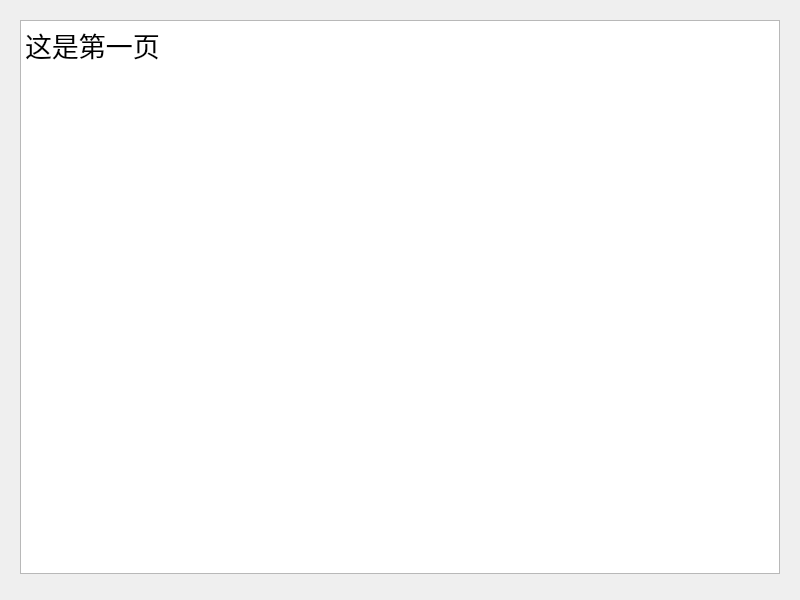
<?xml version="1.0" encoding="UTF-8"?>
<ui version="4.0">
 <class>Widget</class>
 <widget class="QWidget" name="Widget">
  <property name="geometry">
   <rect>
    <x>0</x>
    <y>0</y>
    <width>800</width>
    <height>600</height>
   </rect>
  </property>
  <property name="windowTitle">
   <string>Widget</string>
  </property>
  <layout class="QVBoxLayout" name="verticalLayout">
   <item>
    <widget class="QStackedWidget" name="stackedWidget">
     <widget class="QWidget" name="page">
      <layout class="QVBoxLayout" name="verticalLayout_2">
       <item>
        <widget class="QTextBrowser" name="textBrowser">
         <property name="html">
          <string>&lt;!DOCTYPE HTML PUBLIC &quot;-//W3C//DTD HTML 4.0//EN&quot; &quot;http://www.w3.org/TR/REC-html40/strict.dtd&quot;&gt;
&lt;html&gt;&lt;head&gt;&lt;meta name=&quot;qrichtext&quot; content=&quot;1&quot; /&gt;&lt;meta charset=&quot;utf-8&quot; /&gt;&lt;style type=&quot;text/css&quot;&gt;
p, li { white-space: pre-wrap; }
hr { height: 1px; border-width: 0; }
li.unchecked::marker { content: &quot;\2610&quot;; }
li.checked::marker { content: &quot;\2612&quot;; }
&lt;/style&gt;&lt;/head&gt;&lt;body style=&quot; font-family:'Microsoft YaHei UI'; font-size:9pt; font-weight:400; font-style:normal;&quot;&gt;
&lt;p style=&quot; margin-top:0px; margin-bottom:0px; margin-left:0px; margin-right:0px; -qt-block-indent:0; text-indent:0px;&quot;&gt;&lt;span style=&quot; font-size:20pt;&quot;&gt;这是第一页&lt;/span&gt;&lt;/p&gt;&lt;/body&gt;&lt;/html&gt;</string>
         </property>
        </widget>
       </item>
      </layout>
     </widget>
     <widget class="QWidget" name="page_2">
      <layout class="QVBoxLayout" name="verticalLayout_3">
       <item>
        <widget class="QTextBrowser" name="textBrowser_2">
         <property name="html">
          <string>&lt;!DOCTYPE HTML PUBLIC &quot;-//W3C//DTD HTML 4.0//EN&quot; &quot;http://www.w3.org/TR/REC-html40/strict.dtd&quot;&gt;
&lt;html&gt;&lt;head&gt;&lt;meta name=&quot;qrichtext&quot; content=&quot;1&quot; /&gt;&lt;meta charset=&quot;utf-8&quot; /&gt;&lt;style type=&quot;text/css&quot;&gt;
p, li { white-space: pre-wrap; }
hr { height: 1px; border-width: 0; }
li.unchecked::marker { content: &quot;\2610&quot;; }
li.checked::marker { content: &quot;\2612&quot;; }
&lt;/style&gt;&lt;/head&gt;&lt;body style=&quot; font-family:'Microsoft YaHei UI'; font-size:9pt; font-weight:400; font-style:normal;&quot;&gt;
&lt;p style=&quot; margin-top:0px; margin-bottom:0px; margin-left:0px; margin-right:0px; -qt-block-indent:0; text-indent:0px;&quot;&gt;&lt;span style=&quot; font-size:28pt; font-weight:700;&quot;&gt;这是第二页&lt;/span&gt;&lt;/p&gt;&lt;/body&gt;&lt;/html&gt;</string>
         </property>
        </widget>
       </item>
      </layout>
     </widget>
     <widget class="QWidget" name="page_3">
      <layout class="QVBoxLayout" name="verticalLayout_4">
       <item>
        <widget class="QTextBrowser" name="textBrowser_3">
         <property name="html">
          <string>&lt;!DOCTYPE HTML PUBLIC &quot;-//W3C//DTD HTML 4.0//EN&quot; &quot;http://www.w3.org/TR/REC-html40/strict.dtd&quot;&gt;
&lt;html&gt;&lt;head&gt;&lt;meta name=&quot;qrichtext&quot; content=&quot;1&quot; /&gt;&lt;meta charset=&quot;utf-8&quot; /&gt;&lt;style type=&quot;text/css&quot;&gt;
p, li { white-space: pre-wrap; }
hr { height: 1px; border-width: 0; }
li.unchecked::marker { content: &quot;\2610&quot;; }
li.checked::marker { content: &quot;\2612&quot;; }
&lt;/style&gt;&lt;/head&gt;&lt;body style=&quot; font-family:'Microsoft YaHei UI'; font-size:9pt; font-weight:400; font-style:normal;&quot;&gt;
&lt;p style=&quot; margin-top:0px; margin-bottom:0px; margin-left:0px; margin-right:0px; -qt-block-indent:0; text-indent:0px;&quot;&gt;&lt;span style=&quot; font-size:48pt; font-style:italic; text-decoration: underline;&quot;&gt;这是第三页&lt;/span&gt;&lt;/p&gt;&lt;/body&gt;&lt;/html&gt;</string>
         </property>
        </widget>
       </item>
      </layout>
     </widget>
     <widget class="QWidget" name="page_4">
      <layout class="QVBoxLayout" name="verticalLayout_5">
       <item>
        <widget class="QTextBrowser" name="textBrowser_4">
         <property name="html">
          <string>&lt;!DOCTYPE HTML PUBLIC &quot;-//W3C//DTD HTML 4.0//EN&quot; &quot;http://www.w3.org/TR/REC-html40/strict.dtd&quot;&gt;
&lt;html&gt;&lt;head&gt;&lt;meta name=&quot;qrichtext&quot; content=&quot;1&quot; /&gt;&lt;meta charset=&quot;utf-8&quot; /&gt;&lt;style type=&quot;text/css&quot;&gt;
p, li { white-space: pre-wrap; }
hr { height: 1px; border-width: 0; }
li.unchecked::marker { content: &quot;\2610&quot;; }
li.checked::marker { content: &quot;\2612&quot;; }
&lt;/style&gt;&lt;/head&gt;&lt;body style=&quot; font-family:'Microsoft YaHei UI'; font-size:9pt; font-weight:400; font-style:normal;&quot;&gt;
&lt;p align=&quot;center&quot; style=&quot; margin-top:0px; margin-bottom:0px; margin-left:0px; margin-right:0px; -qt-block-indent:0; text-indent:0px;&quot;&gt;&lt;span style=&quot; font-size:20pt;&quot;&gt;这是第四页&lt;/span&gt;&lt;/p&gt;&lt;/body&gt;&lt;/html&gt;</string>
         </property>
        </widget>
       </item>
      </layout>
     </widget>
     <widget class="QWidget" name="page_5">
      <layout class="QVBoxLayout" name="verticalLayout_6">
       <item>
        <widget class="QTextBrowser" name="textBrowser_5">
         <property name="html">
          <string>&lt;!DOCTYPE HTML PUBLIC &quot;-//W3C//DTD HTML 4.0//EN&quot; &quot;http://www.w3.org/TR/REC-html40/strict.dtd&quot;&gt;
&lt;html&gt;&lt;head&gt;&lt;meta name=&quot;qrichtext&quot; content=&quot;1&quot; /&gt;&lt;meta charset=&quot;utf-8&quot; /&gt;&lt;style type=&quot;text/css&quot;&gt;
p, li { white-space: pre-wrap; }
hr { height: 1px; border-width: 0; }
li.unchecked::marker { content: &quot;\2610&quot;; }
li.checked::marker { content: &quot;\2612&quot;; }
&lt;/style&gt;&lt;/head&gt;&lt;body style=&quot; font-family:'Microsoft YaHei UI'; font-size:9pt; font-weight:400; font-style:normal;&quot;&gt;
&lt;p align=&quot;center&quot; style=&quot; margin-top:0px; margin-bottom:0px; margin-left:0px; margin-right:0px; -qt-block-indent:0; text-indent:0px;&quot;&gt;&lt;span style=&quot; font-size:28pt; font-weight:700; font-style:italic; text-decoration: underline;&quot;&gt;这是第五页&lt;/span&gt;&lt;/p&gt;&lt;/body&gt;&lt;/html&gt;</string>
         </property>
        </widget>
       </item>
      </layout>
     </widget>
    </widget>
   </item>
   <item>
    <widget class="QPageBar" name="pageBar" native="true"/>
   </item>
  </layout>
 </widget>
 <customwidgets>
  <customwidget>
   <class>QPageBar</class>
   <extends>QWidget</extends>
   <header location="global">qpagebar.h</header>
   <container>1</container>
  </customwidget>
 </customwidgets>
 <resources/>
 <connections/>
</ui>
